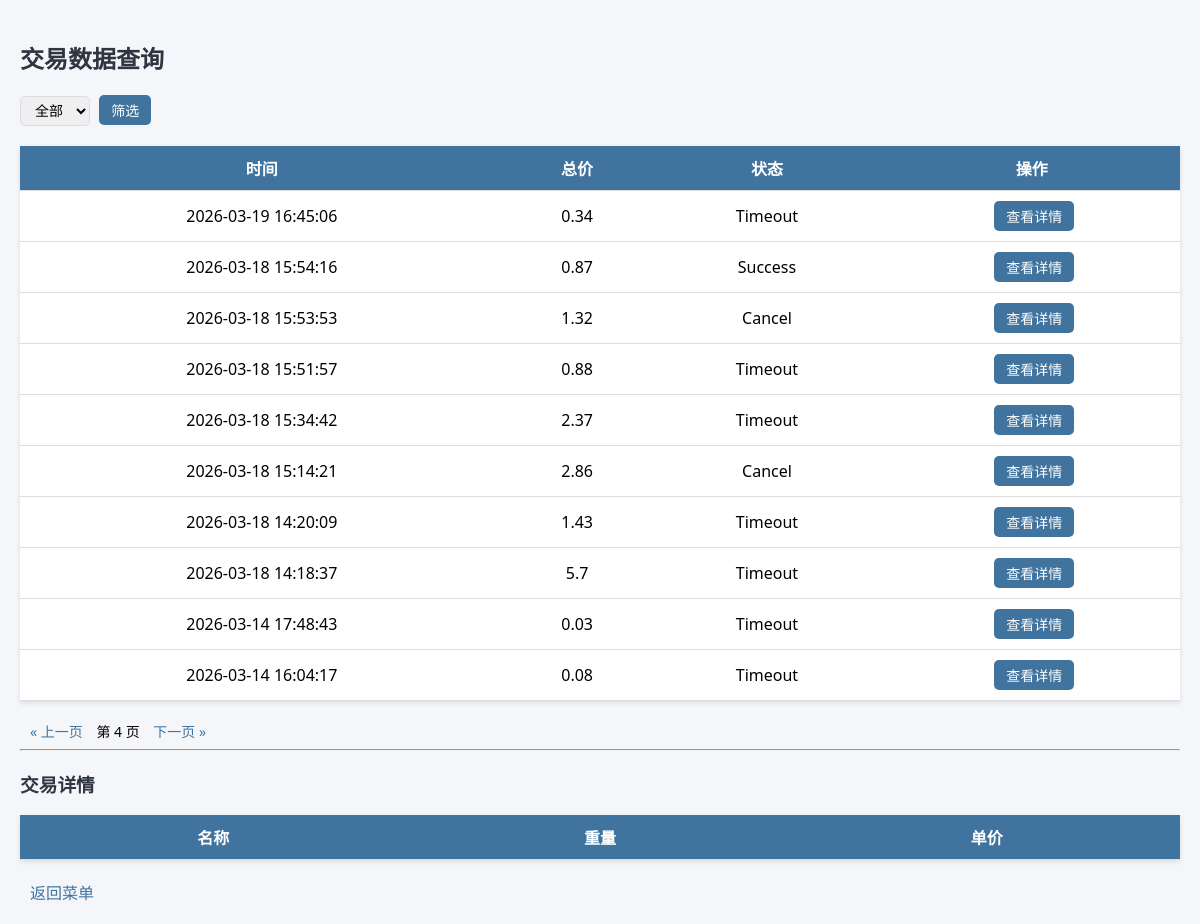
The app's page /admin/data?page=4&status=all (signed in) with its own data.
### tables this page shows
CREATE TABLE transaction_data (
    session INTEGER PRIMARY KEY,
    total REAL NOT NULL,
    time TEXT NOT NULL,
    Transaction_Status TEXT NOT NULL DEFAULT 'Timeout' 
);

### web/admin_routes.py (the view)
    @app.route('/admin/data')
    def data_query():
        if not session.get('admin_login'):
            return redirect('/login')
        page = int(request.args.get('page', 1))
        status = request.args.get('status', 'all')
        data, total = admin_service.get_transaction_list(page, status)
        return render_template(
            'admin_data.html',
            transactions=data,
            page=page,
            status=status,
            total=total,
            PAGE_SIZE=config.PAGE_SIZE
        )

### data/my_sql.py (called while the page is built, shortened)
def search_transaction_list(page=1, page_size=config.PAGE_SIZE, status='all'):
    offset = (page - 1) * page_size
    if status == 'all':
        sql = """
        SELECT session, total, time, Transaction_Status
        FROM transaction_data
        WHERE total > 0
        ORDER BY time DESC
        LIMIT ? OFFSET ?;
        """
        params = (page_size, offset)
    with sqlite3.connect(DB_PATH) as conn:
        cur = conn.execute(sql, params)
        return cur.fetchall()

def count_transaction(status='all'):
    if status == 'all':
        sql = "SELECT COUNT(*) FROM transaction_data WHERE total > 0;"
        params = ()
    else:
        sql = "SELECT COUNT(*) FROM transaction_data WHERE Transaction_Status = ? AND total > 0;"
        params = (status,)
    with sqlite3.connect(DB_PATH) as conn:
        cur = conn.execute(sql, params)
        return cur.fetchone()[0]

### web/admin_service.py (called while the page is built)
    def get_transaction_list(self, page, status):
        rows = search_transaction_list(page, config.PAGE_SIZE, status)
        total = count_transaction(status)
        data = []
        for row in rows:
            data.append({
                "session": row[0],
                "total": row[1],
                "time": row[2],
                "status": row[3]
            })
        return data, total

### templates/admin_data.html (shortened to what this page needs)
<!DOCTYPE html>
<html lang="zh">
<head>
</head>
<body>
<h2>交易数据查询</h2>
<form method="get" action="/admin/data">
    <select name="status">
        <option value="all" {% if status=='all' %}selected{% endif %}>全部</option>
    </select>
    <button type="submit">筛选</button>
</form>
<table>
    <tr>
        <th>时间</th>
        <th>总价</th>
        <th>状态</th>
        <th>操作</th>
    </tr>
    {% for t in transactions %}
    <tr>
        <td>{{ t.time }}</td>
        <td>{{ t.total }}</td>
        <td>{{ t.status }}</td>
        <td>
            <button onclick="loadDetail({{ t.session }})">查看详情</button>
        </td>
    </tr>
    {% endfor %}
</table>
<div id="pagination">
    {% if page > 1 %}
        <a href="/admin/data?page={{ page-1 }}&status={{ status }}">« 上一页</a>
    {% endif %}
    第 {{ page }} 页
    {% if transactions|length == PAGE_SIZE %}
        <a href="/admin/data?page={{ page+1 }}&status={{ status }}">下一页 »</a>
    {% endif %}
</div>
<hr>
<h3>交易详情</h3>
<table>
    <tr>
        <th>名称</th>
        <th>重量</th>
        <th>单价</th>
    </tr>
</table>
<a href="/admin/menu">返回菜单</a>
</body>
</html>

### templates/admin_data.html (style rules this page uses)
body { font-family: "Segoe UI", Tahoma, Geneva, Verdana, sans-serif; background-color: #f5f6fa; margin: 0; padding: 20px; }
h2, h3 { color: #2f3640; }
form { margin-bottom: 20px; }
select { padding: 5px 10px; font-size: 14px; border-radius: 5px; border: 1px solid #dcdde1; }
button { padding: 5px 12px; margin-left: 5px; background-color: #40739e; color: #fff; border: none; border-radius: 5px; cursor: pointer; font-size: 14px; }
table { width: 100%; border-collapse: collapse; margin-bottom: 20px; background-color: #fff; box-shadow: 0 2px 5px rgba(0,0,0,0.1); }
th, td { padding: 10px; text-align: center; border-bottom: 1px solid #dcdde1; }
th { background-color: #40739e; color: white; }
a { text-decoration: none; color: #40739e; margin: 0 10px; }
#pagination { margin-top: 10px; font-size: 14px; }

### records on screen
transaction_data: time "2026-03-19 16:45:06", total "0.34", status "Timeout"
transaction_data: time "2026-03-18 15:54:16", total "0.87", status "Success"
transaction_data: time "2026-03-18 15:53:53", total "1.32", status "Cancel"
transaction_data: time "2026-03-18 15:51:57", total "0.88", status "Timeout"
transaction_data: time "2026-03-18 15:34:42", total "2.37", status "Timeout"
transaction_data: time "2026-03-18 15:14:21", total "2.86", status "Cancel"
transaction_data: time "2026-03-18 14:20:09", total "1.43", status "Timeout"
transaction_data: time "2026-03-18 14:18:37", total "5.7", status "Timeout"
transaction_data: time "2026-03-14 17:48:43", total "0.03", status "Timeout"
transaction_data: time "2026-03-14 16:04:17", total "0.08", status "Timeout"

### other values on screen
{{ page }} "4"
